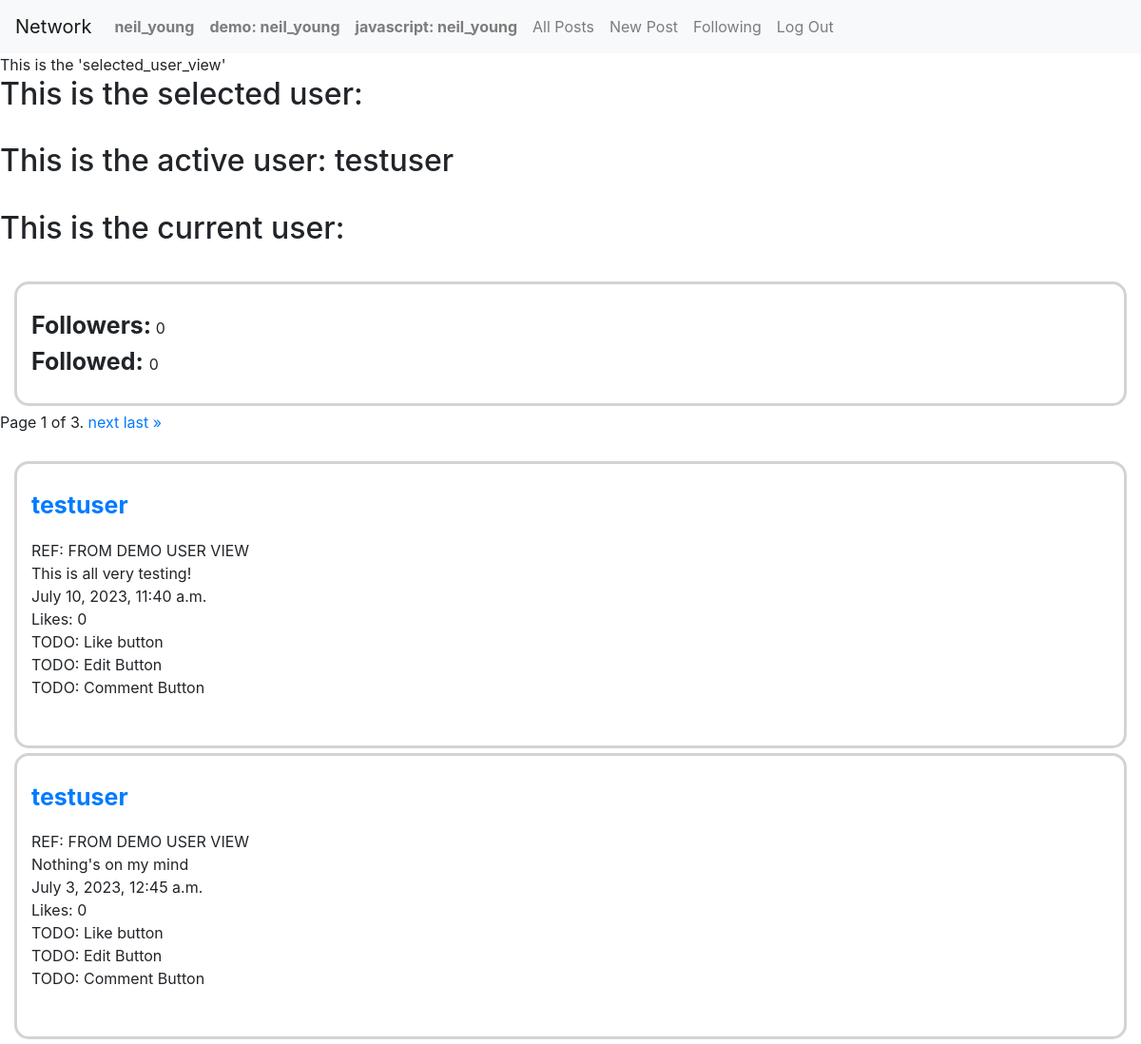
Page /demo_user/testuser (signed in) on the committed database.
### network/models.py (models this page shows, shortened)
class User(AbstractUser):
    followed_by_user = models.IntegerField(default=0)
    followers_of_user = models.IntegerField(default=0)
    def __str__(self):
        return f"{self.username}"

class Post(models.Model):
    content = models.CharField(max_length=128)
    user = models.ForeignKey(User, on_delete=models.CASCADE, related_name="user")
    likes = models.IntegerField(default=0)
    timestamp = models.DateTimeField(auto_now_add=True)

### network/views.py (the view)
# urls.py: path("demo_user/<str:request_name>", views.demo_user, name="demo_user"),
def demo_user(request, request_name=None):
    print(request, request_name)
    active_user = User.objects.get(username=request_name)
    print("active_user: ", active_user)
    active_user_posts = Post.objects.filter(user=active_user.id).order_by("-timestamp")
    paginator_active_user = Paginator(active_user_posts, 2)
    page_number = request.GET.get('page')
    page_obj_active_user = paginator_active_user.get_page(page_number)
    return render(request, "network/demo_user.html",{
                      "page_obj_active_user": page_obj_active_user,
                      "active_user": active_user
                  })

### network/templates/network/demo_user.html (shortened to what this page needs)
{% extends "network/layout.html" %}
{% load static %}
{% block body %}
    <div id="selected_user_view">
    This is the 'selected_user_view'
    <h2>This is the selected user: {{selected_user}}</h2><br>
    <h2>This is the active user: {{active_user}}</h2><br>
    <h2>This is the current user: {{current_user}}</h2><br>
    <p class="post_style" >
      <strong style="font-size:25px;">Followers:</strong> {{ active_user.followers_of_user }}<br>
      <strong style="font-size:25px;">Followed: </strong> {{ active_user.followed_by_user }} <br>
    </p>
    <div class="pagination">
      <span class="step-links">
      <span class="current">
        Page {{ page_obj_active_user.number }} of {{ page_obj_active_user.paginator.num_pages }}.
      </span>
      {% if page_obj_active_user.has_next %}
        <a href="?page={{ page_obj_active_user.next_page_number }}">next</a>
        <a href="?page={{ page_obj_active_user.paginator.num_pages }}">last &raquo;</a>
      {% endif %}
      </span>
    </div><br>
    {% for p in page_obj_active_user %}
      <div class="post_style">
        <p id="userlink" class="active_user_page"
          style="font-size:25px; font-weight: bold;"> <a href="#">{{p.user}}</a>
        </p>
          REF: FROM DEMO USER VIEW
          <br>
          {{p.content}}<br>
          {{p.timestamp}}<br>
          Likes: {{p.likes}}<br>
          TODO: Like button<br>
          TODO: Edit Button<br>
          TODO: Comment Button
          <br><br>
      </div>
{% endfor %}
</div>
{% endblock %}

### network/templates/network/layout.html (shortened to what this page needs)
{% load static %}
<!DOCTYPE html>
<html lang="en">
    <head>
        <link rel="stylesheet" href="https://stackpath.bootstrapcdn.com/bootstrap/4.4.1/css/bootstrap.min.css">
        <link  href="{% static 'network/styles.css' %}" rel="stylesheet">
    </head>
    <body>
        <nav class="navbar navbar-expand-lg navbar-light bg-light">
        <a class="navbar-brand" href="#">Network</a>
            <div class="testclass">
              <ul class="navbar-nav mr-auto">
                {% if user.is_authenticated %}
                  <li class="user_post" class="nav-item" data-name="{{user.username}}">
                    <a class="nav-link" href="{% url 'index_selecteduser' user.username %}"><strong>{{ user.username }}</strong></a>
                  </li>
                  <li class="user_demo" class="nav-item" data-name="{{user.username}}">
                    <a class="nav-link" href="{% url 'demo_user' user.username %}"><strong>demo: {{ user.username }}</strong></a>
                  </li>
                  <li class="jav_user_post" class="nav-item" data-name="{{user.username}}">
                    <a class="nav-link" href="#"><strong>javascript: {{ user.username }}</strong></a>
                  </li>
                {% endif %}
                  <li id="all_posts" class="nav-item">
                    <a class="nav-link" href="#">All Posts</a>
                  </li>
                {% if user.is_authenticated %}
                  <li id="new_post" class="nav-item">
                    <a class="nav-link" href="#">New Post</a>
                  </li>
                  <li id="following" class="nav-item">
                    <a class="nav-link" href="#">Following</a>
                  </li>
                  <li class="nav-item">
                    <a class="nav-link" href="{% url 'logout' %}">Log Out</a>
                  </li>
                {% endif %}
              </ul>
            </div>
          </nav>
        <div class="body">
            {% block body %}
            {% endblock %}
        </div>
    </body>
</html>

### network/static/network/styles.css (style rules this page uses)
.post_style { border-color: lightgrey; border-radius:15px; border-style: solid; margin: 5px 15px 5px 15px; padding:25px 15px 25px 15px; }

### rows in the picture
User: username "neil_young"
User: username "testuser", followers_of_user "0", followed_by_user "0"
Post: user "testuser", content "This is all very testing!", timestamp "July 10, 2023, 11:40 a.m.", likes "0"
Post: user "testuser", content "Nothing's on my mind", timestamp "July 3, 2023, 12:45 a.m.", likes "0"

### other values in the picture
{{ page_obj_active_user.number }} "1"
{{ page_obj_active_user.paginator.num_pages }} "3"
